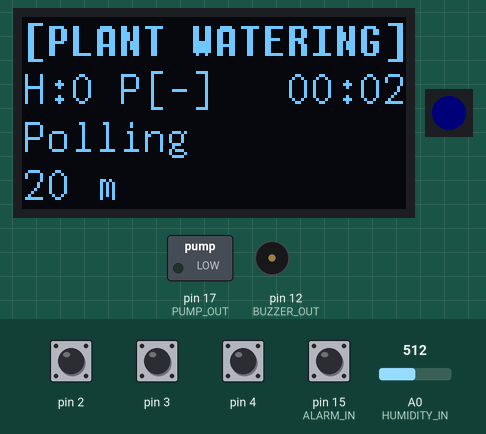
Recording of a program running on a simulated Arduino Nano, built with avr-gcc and run on an emulated ATmega328P. Shown: 128×64 one-colour display, 1 RGB LEDs in strip order, left to right, switched loads named in the program (green lamp = pin HIGH), buzzer (waves = sounding). The inputs (shaded band) are chosen by the test bench; at power-on: pin 2–4, pin 15 (ALARM_IN) HIGH, A0 (HUMIDITY_IN) = 512. Dim RGB values are drawn brighter than linear; EEPROM starts erased; what the program prints to the serial monitor is not drawn.

Above: at 1.0 s.
2.0 s: pin 3 pulled LOW for 0.15 s
At 3.5 s:
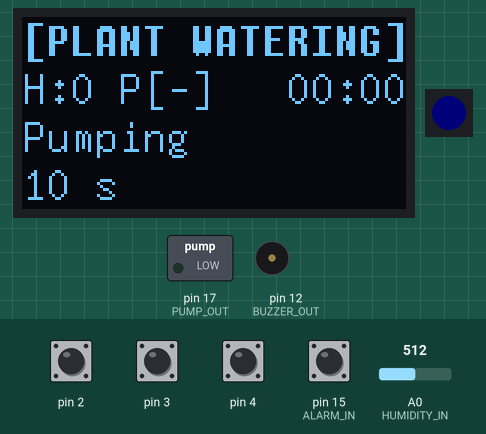
5.1 s: pin 15 (ALARM_IN) pulled LOW for 0.15 s
At 7.0 s:
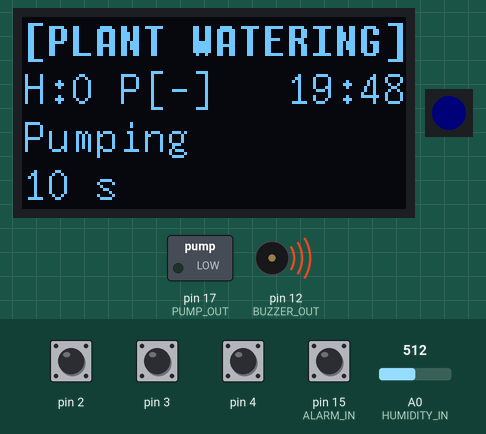
8.2 s: pin 4 pulled LOW for 0.15 s
At 10.1 s:
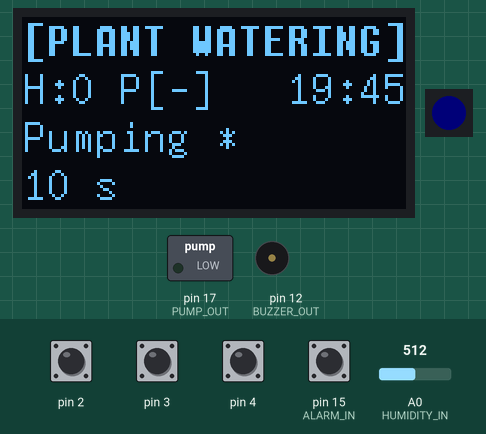
11.3 s: pin 4 pulled LOW for 1 s
At 12.8 s:
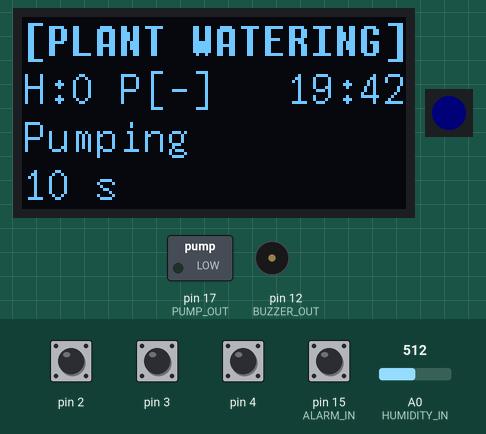
12.9 s: pin 3 pulled LOW for 1 s
At 14.22 s:
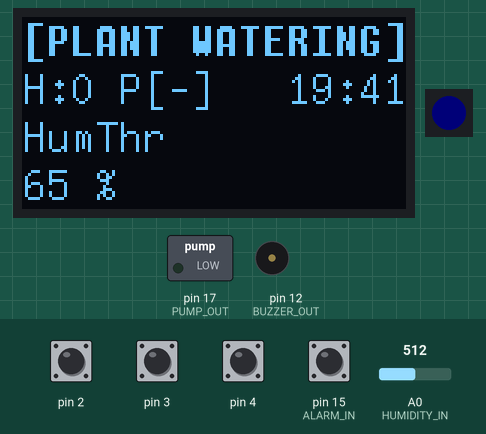
14.5 s: pin 15 (ALARM_IN) pulled LOW for 1 s
At 15.22 s:
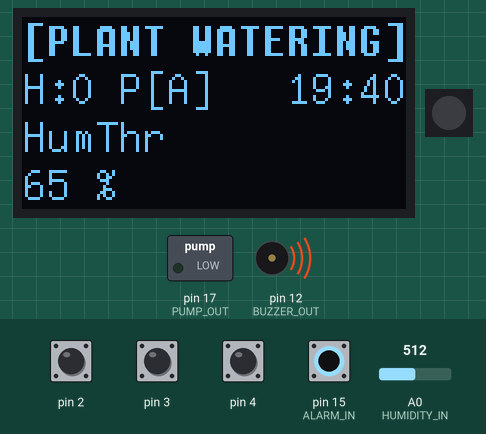
Timing chart, 0 to 17.1 s (numbered marks = the images above; inputs shaded):
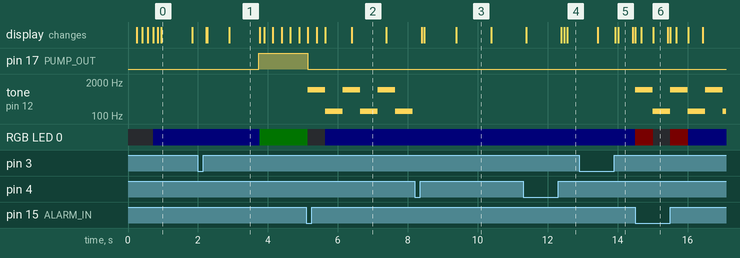

Measured:
- after the input at 2.0 s, the display: first changes after 0.24 s (image 1 shows a later state)
- after the input at 5.1 s, pin 17 (PUMP_OUT): HIGH → LOW at once; tone on pin 12 (BUZZER_OUT): silent → 1000 Hz at once, then repeats every 1.0 s: 150 Hz 0.50 s, 1000 Hz 0.50 s; the display: first changes at once (image 2 shows a later state)
- after the input at 14.5 s, tone on pin 12 (BUZZER_OUT): alternates 1000 Hz for 0.50 s and 150 Hz for 0.50 s, starting at once
- what the display in image 0 shows lasts 0.9 s, from 0.9 s to 1.8 s
- what the display in image 2 shows lasts 1.0 s, from 6.4 s to 7.4 s
- what the display in image 5 shows lasts 0.4 s, from 14.0 s to 14.4 s

The program:

main.cpp
```cpp
#include <Arduino.h>

#define VERSION "0.1.0.0"

#define HUMIDITY_IN A0
#define DISPLAY_SDA A4
#define DISPLAY_SCL A5

#define HWREV 2

#if HWREV == 1
#define PUMP_OUT PD6
#define BUZZER_OUT 13
#define WS2812_OUT 12
#define ALARM_IN 8
#else
#define PUMP_OUT 17
#define BUZZER_OUT 12
#define WS2812_OUT 13
#define ALARM_IN 15
#endif

#define BTN_MENU 4
#define BTN_PLUS 3
#define BTN_MINUS 2

// #define PUMP_INV 0

#include <U8x8lib.h>
#include <SPI.h>

#include "CTimer.hpp"
#include "CDisplayLine.hpp"
#include "CParameter.hpp"
#include "CAlarm.hpp"
#include "CButtonControl.hpp"

#include <FastLED.h>
CRGB ws2812;

U8X8_SSD1306_128X64_NONAME_HW_I2C u8x8(/* reset=*/ 255, /* clock=*/ SCL, /* data=*/ SDA);

CAlarm * pAlarm = NULL;

CDisplayLine* pL1 = NULL;
CDisplayLine* pL2 = NULL;
CDisplayLine* pL3 = NULL;
CDisplayLine* pL4 = NULL;

int nParamIdx=0;

CParameter* pParameter = NULL;
CParameterUInt8* pPollingMin = NULL;
CParameterUInt8* pPumpingSec = NULL;
CParameterUInt8* pThr = NULL;
CParameterUInt8* pAlarmIn = NULL;
CParameterUInt8_RefInt* pRef1 = NULL;
CParameterUInt8_RefInt* pRef2 = NULL;


CButtonControl* pButtonControl = NULL;;

enum eWaterSensorType { eWS_EmptyHigh = 0, eWS_EmptyLow };

int nHumiditySensorP = 0;
int nHumiditySensorRaw = 0;

void switchPump(bool bOn)
{
  if ( bOn )
    digitalWrite(PUMP_OUT, HIGH);
  else
    digitalWrite(PUMP_OUT, LOW);
  Serial.print(F("switchPump("));
  Serial.print(bOn);
  Serial.print(F(")\n"));
}

void setup() {
  CTimer::Loop_CTimer();
  Serial.begin(57600);
  Serial.print(F("PLANT WATERING\n"));
  Serial.print(F("VERSION: "));
  Serial.print(F(VERSION));
  Serial.print(F("\n"));
#if LOG_DEBUG == 1
  Serial.print(F("setup()\n"));
#endif
  // put your setup code here, to run once:
  pinMode(PUMP_OUT, OUTPUT);
  pinMode(ALARM_IN, INPUT_PULLUP);
  pinMode(BUZZER_OUT, OUTPUT);

  switchPump(false);
  digitalWrite(BUZZER_OUT, LOW);

  u8x8.begin();
  u8x8.setPowerSave(0);

  u8x8.setContrast(0);

  pL1 = new CDisplayLine(u8x8, 0, u8x8_font_7x14B_1x2_r, 2, F("[PLANT WATERING]"));
  pL2 = new CDisplayLine(u8x8, 2, u8x8_font_7x14_1x2_r,  2, F("VERSION"));
  pL3 = new CDisplayLine(u8x8, 4, u8x8_font_7x14_1x2_r,  2, F(VERSION));
  pL4 = new CDisplayLine(u8x8, 6, u8x8_font_7x14_1x2_r,  2, F(""));
#if LOG_DEBUG == 1
  Serial.print(F("setup: display lines intialized\n"));
#endif

#if LOG_DEBUG == 1
  char cP = 'p';
#else
  char cP = '%';
#endif

  CParameter::_AddParameter(pPollingMin = new CParameterUInt8(F("Polling"), 'm', 1, 99, 20));
  CParameter::_AddParameter(pPumpingSec = new CParameterUInt8(F("Pumping"), 's', 1, 30, 10));
  CParameter::_AddParameter(pThr = new CParameterUInt8(F("HumThr"), cP, 1, 100, 65));
  CParameter::_AddParameter(pAlarmIn = new CParameterUInt8(F("AlarmIn"), ' ', 0, 1, 1));
  CParameter::_AddParameter(pRef1 = new CParameterUInt8_RefInt(F("Ref1"), cP, 0, 100, 40, nHumiditySensorRaw, 100));
  CParameter::_AddParameter(pRef2 = new CParameterUInt8_RefInt(F("Ref2"), cP, 0, 100, 100, nHumiditySensorRaw, 800));

  CParameter::_EEPROMread();

#if LOG_DEBUG == 1
  Serial.print(F("setup: parameters intialized\n"));
#endif
  pParameter = CParameter::_GetParameter(nParamIdx);
  CParameter::_logParameters(F("initialization"));
#if LOG_DEBUG == 1
  Serial.print(F("1st param to show: "));
  Serial.print(pParameter->GetName());
  Serial.print(F("\n"));
#endif

  pAlarm = new CAlarm();

  pButtonControl = new CButtonControl(BTN_MENU, BTN_PLUS, BTN_MINUS);

  FastLED.addLeds<NEOPIXEL,WS2812_OUT>(&ws2812, 1);
  FastLED.setBrightness(2);
  ws2812 = CRGB::Yellow;
  FastLED.show();

#if LOG_DEBUG == 1
  Serial.print(F("setup() done\n"));
#endif
}

static char szTmp[32];
CTimer tWatering = CTimer("WT", false);
static bool bPumpOn = false;
static bool bAlarm = false;
static uint8_t nThr = 0;
void Loop_Watering()  {
  enum _E_StatesWatering
  {
    eWStart = 0,
    eWCheck,
    eWWait,
    eWDelay
  };

  static _E_StatesWatering nStateWatering = eWStart;

  switch ( nStateWatering )
  {
    case eWStart:
        tWatering.Start(3);
        nStateWatering = eWDelay;
        break;

      case eWCheck:
        CParameter::_logParameters(F("Watering::WCheck"));
        Serial.print(F("Watering: WaterLevel: "));
        Serial.print(bAlarm ? "LOW" : "OK");
        Serial.print(F(", HumRaw: "));
        Serial.print(nHumiditySensorRaw);
        Serial.print(F(", Humidity: "));
        Serial.print(nHumiditySensorP);

        nThr = pThr->m_Value;
        if ( nHumiditySensorP <= nThr ) {
            Serial.print(F(" <= "));
            Serial.print(pThr->m_Value);
          if ( !bAlarm )  {
            Serial.print(F("-> Pump ON\n"));
            switchPump(true);
            bPumpOn = true;
          } else {
            Serial.print(F(" -> WATER EMPTY ALARM\n"));
            switchPump(false);
            tWatering.Start(pPollingMin->m_Value*60);
            nStateWatering = eWDelay;
            break;
          }
            tWatering.Start(pPumpingSec->m_Value);
            nStateWatering = eWWait;
        } else {
          Serial.print(F(" > "));
          Serial.print(pThr->m_Value);
          Serial.print(F(" -> Sleep\n"));
          tWatering.Start(pPollingMin->m_Value *60);
          nStateWatering = eWDelay;
        }
        break;

      case eWWait:
        if ( tWatering.IsExpired() )
        {
          Serial.print(F("Watering: Pump Off -> Sleep\n"));
          switchPump(false);
          bPumpOn = false;
          tWatering.Start(pPollingMin->m_Value*60-pPumpingSec->m_Value);
          nStateWatering = eWDelay;
        }
        else if ( bAlarm )
        {
          Serial.print(F("Watering: ALARM Pump Off -> Sleep\n"));
          switchPump(false);
          bPumpOn = false;
          tWatering.Start(pPollingMin->m_Value*60-pPumpingSec->m_Value);
          nStateWatering = eWDelay;
        }
        break;

      case eWDelay:
        if ( tWatering.IsExpired() )
        {
          Serial.print(F("Watering: Delay -> Check\n"));
          nStateWatering = eWCheck;
        }
        break;
  }

}

void Loop_Display()  {
  static CTimer tDisplayTimer = CTimer("DT", false);
  enum _E_StatesDisplay
  {
    eDStart = 0,
    eDUpdate,
    eDWait,
  };

  static _E_StatesDisplay nStateDisplay = eDStart;
  const char cPumpOn[4] = { '|', '/', '-', '\\' };
  const char* szTTR = NULL;
  static int nCycle = 0;
  switch ( nStateDisplay )
  {
    case eDStart:
      nStateDisplay = eDUpdate;
      break;

    case eDUpdate:

      snprintf(szTmp, sizeof(szTmp), "H:%d P[%c]", nHumiditySensorP, bAlarm?'A':bPumpOn?cPumpOn[++nCycle%4]:'-');
      while ( strlen(szTmp) < 11 )  {
        strcat(szTmp, " ");
      }
      szTTR = tWatering.GetTimeToRunString();
      strcat(szTmp, szTTR);
      pL2->drawString(szTmp);
      tDisplayTimer.StartMs(250);
      nStateDisplay = eDWait;
      break;

    case eDWait:
        if ( tDisplayTimer.IsExpired() )
        {
          nStateDisplay = eDUpdate;
        }
        break;
  }
}

void Loop_Menu()  {
  enum _E_StatesMenu
  {
    eMStart = 0,
    eMShow,
    eMShowIdle,
    eMEdit,
    eMSave
  };
  static _E_StatesMenu nStateMenu = eMStart;

  int16_t value = 0;
  static int16_t value_prev = 0;
  CButtonControl::Button b = CButtonControl::Open;
  static char cSave = 'y';
  switch ( nStateMenu )
  {
    case eMStart:
      nStateMenu = eMShow;
      break;

    case eMShow:
#if LOG_MENU == 1
      CParameter::_logParameters(F("Menu::MShow"));
      Serial.print(F("Menu.Show -> Idle: "));
      Serial.print(pParameter->GetName());
      Serial.print("\n");
#endif
      snprintf(szTmp, sizeof(szTmp), "%s", pParameter->GetName());
      pL3->drawString(szTmp);
      pParameter->PrintValueLine(szTmp, sizeof(szTmp));
      pL4->drawString(szTmp);
      nStateMenu = eMShowIdle;
      break;

    case eMShowIdle:
      b = pButtonControl->getButton();
      if ( b == CButtonControl::Clicked )
      {
#if LOG_MENU == 1
        Serial.print(F("Menu.Idle -> clicked -> Edit: "));
        Serial.print(pParameter->GetName());
        Serial.print("\n");
#endif
        snprintf(szTmp, sizeof(szTmp), "%s *", pParameter->GetName());
        pL3->drawString(szTmp);
        pButtonControl->EditMode(true);
        pParameter->Store();
        nStateMenu = eMEdit;
        break;
      }
      value = pButtonControl->getValue();
      if ( value > 0 )  {
         nParamIdx++;
         if ( nParamIdx == CParameter::_GetNoOfParams() )
          nParamIdx=0;
      } else if ( value < 0 ) {
        nParamIdx--;
        if ( nParamIdx < 0 )
          nParamIdx = CParameter::_GetNoOfParams()-1;
      }

      if ( value != value_prev )
      {
#if LOG_MENU == 1
        Serial.print(F("value="));
        Serial.print(value);
        Serial.print(F(", pIdx="));
        Serial.print(nParamIdx);
#endif
      }
      if ( value == 0 )
      {
        if ( value != value_prev )
        {
#if LOG_MENU == 1
          Serial.print(F("\n"));
#endif
        }
        value_prev = value;
        break;
      }
      CParameter::_logParameters(F("Menu::Select"));
      pParameter = CParameter::_GetParameter(nParamIdx);
#if LOG_MENU == 1
      Serial.print(F(" => "));
      Serial.print(pParameter->GetName());
      Serial.print(F("\n"));
#endif
      nStateMenu = eMShow;
      break;

    case eMEdit:
      b = pButtonControl->getButton();
      if ( b == CButtonControl::Clicked )
      {
#if LOG_MENU == 1
        Serial.print(F("Menu.Edit -> clicked -> Save\n"));
#endif
        cSave = 'y';
        nStateMenu = eMSave;
        snprintf(szTmp, sizeof(szTmp), "Save: %c", cSave);
        pL4->drawString(szTmp);
        pButtonControl->EditMode(false);
        break;
      }
      value = pButtonControl->getValue();
      if ( value != 0 )
      {
        pParameter->ChangeValue(value);
        pParameter->PrintValueLine(szTmp, sizeof(szTmp));
        pL4->drawString(szTmp);

      }
      break;

    case eMSave:
      if ( !pParameter->HasChanged() ) {
#if LOG_MENU == 1
        Serial.print(F("Menu.Save -> unchanged -> Show\n"));
#endif
        nStateMenu = eMShow;
        break;
      }

      b = pButtonControl->getButton();
      if ( b == CButtonControl::Clicked )
      {
        if ( cSave=='y' )
        {
          CParameter::_logParameters(F("Menu::Save y"));
#if LOG_MENU == 1
          Serial.print(F("Menu.Save -> clicked -> y -> save\n"));
#endif
          pParameter->EEPROMupdate();
        }
        else
        {
          CParameter::_logParameters(F("Menu::Save n"));
#if LOG_MENU == 1
          Serial.print(F("Menu.Save -> clicked -> n -> restore\n"));
#endif
          pParameter->Restore();
        }
        nStateMenu = eMShow;
        break;
      }

      value = pButtonControl->getValue();
      if ( value != 0 )
      {
        cSave = (cSave=='y') ? 'n' : 'y';
#if LOG_MENU == 1
        Serial.print(F("Menu.Save -> "));
        Serial.print(cSave);
        Serial.print(F("\n"));
#endif
        snprintf(szTmp, sizeof(szTmp), "Save: %c", cSave);
        pL4->drawString(szTmp);
      }

      break;
  }

}

float Tranform_Linear_X_to_Y(float x, float x1, float y1, float x2, float y2)
{
	if ((x2 - x1) != 0)
  {
    float d1 = x - x1;
    float d2 = y2 - y1;
    float d3 = x2 - x1;
    return ((d1)*(d2))/(d3) + y1;
  }
  else
    return 0.0;
}

void Loop_HumiditySensor()
{
  static CTimer tHumiditySensor("HS", false);
  const int nPeriod = 10;
  const int nDelay = 1000;

  if ( tHumiditySensor.IsExpired() )
  {
      nHumiditySensorRaw = analogRead(HUMIDITY_IN);

      float dRaw = nHumiditySensorRaw;
      float d = Tranform_Linear_X_to_Y(dRaw, pRef1->m_Raw, pRef1->m_Value, pRef2->m_Raw, pRef2->m_Value);

      static float dHumidity = d;
      dHumidity = dHumidity*(nPeriod-1)/nPeriod + d/nPeriod;
      nHumiditySensorP = dHumidity;

      Serial.print("Raw=");
      Serial.print(dRaw);
      Serial.print(", Hum:");
      Serial.print(d);
      Serial.print(", Avg:");
      Serial.print(nHumiditySensorP);
      Serial.print("\n");

      tHumiditySensor.StartMs(nDelay);
  }
}

static CTimer tWs2812("WS", false);
void Loop_Ws2812()
{
  static uint8_t nToggle = 0;

  if ( tWs2812.IsExpired() )
  {
    if ( bAlarm )
      ws2812 = (nToggle%2 == 0 ) ? CRGB::Red : CRGB::Black;
    else if ( bPumpOn )
      ws2812 = CRGB::Green;
    else
      ws2812 = CRGB::Blue;
    nToggle++;
    FastLED.show();
    tWs2812.StartMs(500);
  }
}

void Loop_AlarmSensor()
{
  static CTimer tAlarmSensor("AS", false);
  static bool bAlarm0 = false;
  if ( tAlarmSensor.IsExpired() )
  {
    if ( pAlarmIn->m_Value == eWS_EmptyHigh )
      bAlarm = digitalRead(ALARM_IN);
    else if ( pAlarmIn->m_Value == eWS_EmptyLow )
      bAlarm = !digitalRead(ALARM_IN);
    if ( bAlarm && !bAlarm0 )
      tWs2812.Start();
    bAlarm0 = bAlarm;
    tAlarmSensor.StartMs(5);
  }
}

void Loop_AlarmBuzzer()
{
  static CTimer tTimer("AB", false);

  enum _E_States
  {
    eStart = 0,
    ePlay,
    eDelay
  };

  static _E_States eState = eStart;

  switch ( eState )
  {
    case eStart:
      if ( bAlarm )
        eState = ePlay;
      break;

    case ePlay:
      if ( pAlarm->PlayAlarm() == true )
      {
        tTimer.Start(5);
        eState = eDelay;
      }
      break;

    case eDelay:
      if ( tTimer.IsExpired() )
      {
        eState = eStart;
      }
      break;
  }
}

void loop()  {
  // put your main code here, to run repeatedly:
  CTimer::Loop_CTimer();

  Loop_HumiditySensor();

  pButtonControl->Loop();

  Loop_Watering();

  Loop_Display();

  Loop_Menu();

  Loop_AlarmSensor();

  Loop_Ws2812();

  Loop_AlarmBuzzer();
}
```

CAlarm.hpp
```cpp
#include <Arduino.h>
#include "CTimer.hpp"

struct _S_ALARM_LINE
{
  unsigned int nFreq;
  unsigned int nPeriod;
};

_S_ALARM_LINE aAlarm[6] =
{
  { 1000, 500 },
  { 150, 500 },
  { 1000, 500 },
  { 150, 500 },
  { 1000, 500 },
  { 150, 500 },
};


class CAlarm
{
  enum _E_STATE
  {
    eStart = 0,
    eAlarm,
    eWait,
  };
public:
  CAlarm()
  :m_pTimer(new CTimer("AT", false))
  ,m_nState(eStart)
  ,m_nLine(0)
  {

  }

  bool PlayAlarm()
  {
    switch ( m_nState )
    {
      case eStart:
    #if LOG_DEBUG == 1
        Serial.print(F("Alarm start\n"));
    #endif
        m_nLine = 0;
        m_nState = eAlarm;
        return false;

      case eAlarm:
        tone(BUZZER_OUT, aAlarm[m_nLine].nFreq);
        m_pTimer->StartMs(aAlarm[m_nLine].nPeriod);
        m_nState = eWait;
        return false;

      case eWait:
        if ( m_pTimer->IsExpired() )
        {
          if ( ++m_nLine >= sizeof(aAlarm)/sizeof(_S_ALARM_LINE) )
          {
    #if LOG_DEBUG == 1
            Serial.print(F("Alarm done\n"));
    #endif
            noTone(BUZZER_OUT);
            m_nState = eStart;
            return true;
          }
          else
          {
            m_nState = eAlarm;
            return false;
          }

        }
        else
        {
          return false;
        }
        break;

      default:
        m_nState = eStart;
        return false;
    }
  }

protected:
  CTimer* m_pTimer;
  _E_STATE m_nState;
  unsigned int m_nLine;
};
```

CDisplayLine.hpp
```cpp
#include <U8x8lib.h>

class CDisplayLine  {
public:

  CDisplayLine(U8X8& rU8X8, uint8_t nY, const uint8_t *font_8x8, uint8_t nLines = 1, const char* szStr = NULL)
  : m_pU8X8(&rU8X8)
  , m_nY(nY)
  , m_font_8x8(font_8x8)
  , m_nLines(nLines)
  /*, m_sText("")*/  {
    #if LOG_DEBUG == 1
    Serial.print(F("CDisplayLine()\n"));
    #endif
    delay(100);
    strncpy(m_szText, "xx", sizeof(m_szText));
    if ( szStr != NULL )
      drawString(szStr, 0);
    else
      drawString("---", 0);
  }

  CDisplayLine(U8X8& rU8X8, uint8_t nY, const uint8_t *font_8x8, uint8_t nLines = 1, const __FlashStringHelper* szStr = NULL)
  : m_pU8X8(&rU8X8)
  , m_nY(nY)
  , m_font_8x8(font_8x8)
  , m_nLines(nLines)
  /*, m_sText("")*/  {
    #if LOG_DEBUG == 1
    Serial.print(F("CDisplayLine()\n"));
    #endif
    delay(100);
    strncpy(m_szText, "xx", sizeof(m_szText));
    if ( szStr != NULL )
      drawString(szStr, 0);
    else
      drawString("---", 0);
  }

  void drawString(const char* szStr, uint8_t nX = 0)  {
    if ( strncmp(szStr, m_szText, sizeof(m_szText)) == 0 )
     return;
    #if LOG_DEBUG == 1
    Serial.print(F("drawString("));
    Serial.print(m_szText);
    Serial.print(F(" -> "));
    Serial.print(szStr);
    Serial.print(F(")\n"));
    #endif

    m_pU8X8->setFont(m_font_8x8);
    if ( strlen(szStr) != strlen(m_szText) )  {
      for ( uint8_t nl=0; nl<m_nLines; nl++ )
        m_pU8X8->clearLine(m_nY+nl);
    }
    m_pU8X8->drawString(nX,m_nY,szStr);
    strncpy(m_szText, szStr, sizeof(m_szText));
  }

  void drawString(const __FlashStringHelper* szStr, uint8_t nX = 0)  {
    char m_szTmp[24];
    memcpy_P(m_szTmp, szStr, sizeof(m_szTmp));

    if ( strncmp(m_szTmp, m_szText, sizeof(m_szText)) == 0 )
     return;

    #if LOG_DEBUG == 1
    Serial.print(F("drawString("));
    Serial.print(m_szText);
    Serial.print(F(" -> "));
    Serial.print(m_szTmp);
    Serial.print(F(")\n"));
    #endif

    m_pU8X8->setFont(m_font_8x8);
    if ( strlen(m_szTmp) != strlen(m_szText) )  {
      for ( uint8_t nl=0; nl<m_nLines; nl++ )
        m_pU8X8->clearLine(m_nY+nl);
    }
    strncpy(m_szText, m_szTmp, sizeof(m_szText));
    m_pU8X8->drawString(nX,m_nY,m_szText);
  }

protected:
  U8X8* m_pU8X8;
  uint8_t m_nY;
  const uint8_t *m_font_8x8;
  uint8_t m_nLines;
  char m_szText[24];
};
```

Source omitted: CButtonControl.hpp (3774 bytes), CParameter.hpp (8120 bytes), CTimer.hpp (2637 bytes)
